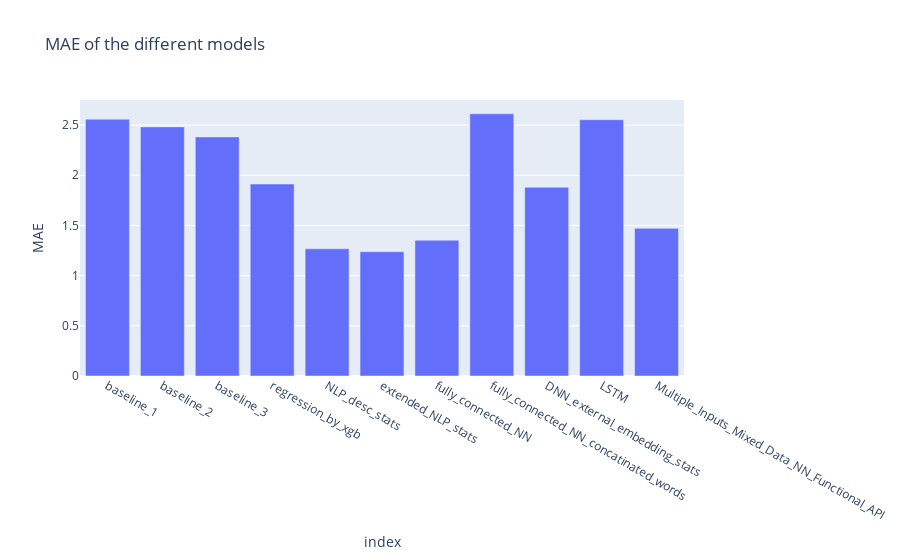

The notebook cell this image was saved under:
### Code cell
px.bar(all_compared, x=all_compared.index, y='MAE', 
        title="MAE of the different models")

### Figure 1 — Plotly figure (JSON) as saved in the notebook; plotly's stock layout.template omitted (floating-point values rounded to 4 significant figures)
{"data": [{"alignmentgroup": "True", "hovertemplate": "index=%{x}<br>MAE=%{y}<extra></extra>", "legendgroup": "", "marker": {"color": "#636efa", "pattern": {"shape": ""}}, "name": "", "offsetgroup": "", "orientation": "v", "showlegend": false, "textposition": "auto", "type": "bar", "x": ["baseline_1", "baseline_2", "baseline_3", "regression_by_xgb", "NLP_desc_stats", "extended_NLP_stats", "fully_connected_NN", "fully_connected_NN_concatinated_words", "DNN_external_embedding_stats", "LSTM", "Multiple_Inputs_Mixed_Data_NN_Functional_API"], "xaxis": "x", "y": [2.558, 2.482, 2.382, 1.912, 1.267, 1.238, 1.352, 2.612, 1.88, 2.553, 1.471], "yaxis": "y"}], "layout": {"autosize": true, "barmode": "relative", "legend": {"tracegroupgap": 0}, "title": {"text": "MAE of the different models"}, "xaxis": {"anchor": "y", "autorange": true, "domain": [0, 1], "range": [-0.5, 10.5], "title": {"text": "index"}, "type": "category"}, "yaxis": {"anchor": "x", "autorange": true, "domain": [0, 1], "range": [0, 2.75], "title": {"text": "MAE"}, "type": "linear"}}}
